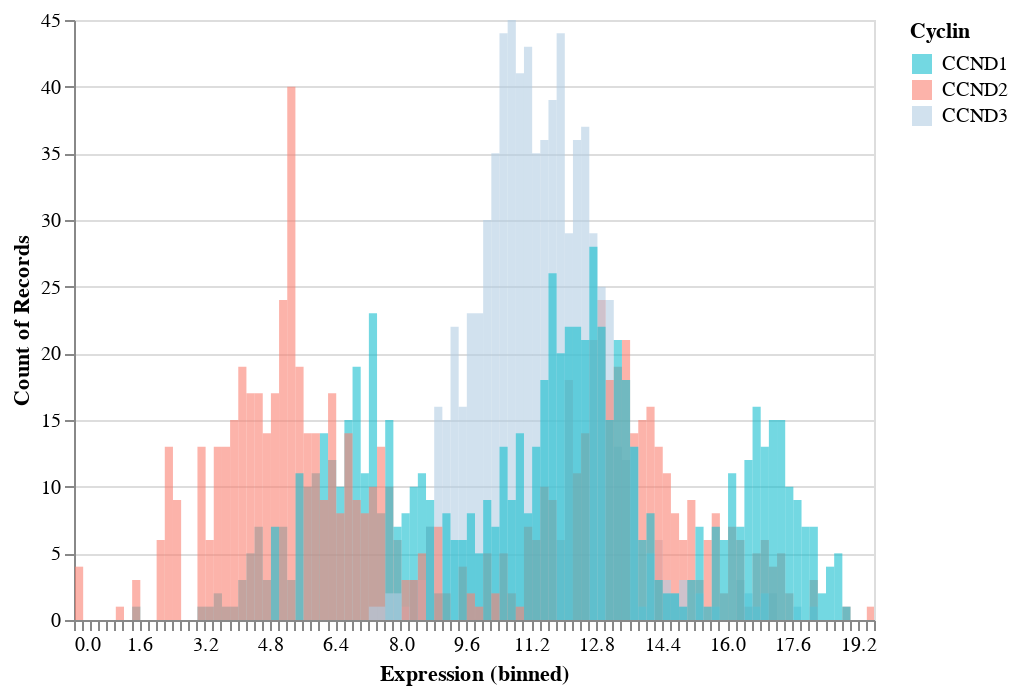

Source (notebook cell):
### Markdown cell above
El gŕafico está bonito pero voy a modificar colores y grosor de cada columna.

### Code cell
import pandas as pd
import altair as alt
import numpy as np

# Altair_Fig1B  Density  --> hacer interactiva al presentar el ćodigo. 

source = df
domain = ['CCND1', 'CCND2', 'CCND3']
range = ['#17becf', '#fb8072', '#b3cde3']

alt.Chart(source).transform_fold(
    ['CCND1', 'CCND2', 'CCND3'],
    as_=['Cyclin', 'Expression']
).mark_bar(
    opacity=0.6,
    binSpacing=0
).encode(
    alt.X('Expression:Q', bin=alt.Bin(maxbins=100)),
    alt.Y('count()', stack=None),
    alt.Color('Cyclin:N', scale=alt.Scale(domain=domain, range=range ))
). interactive()

### Figure 1 — Vega-Lite specification as saved in the notebook (floating-point values rounded to 4 significant figures; data arrays with more than 128 entries replaced by an {"elided": "..."} marker saying what was removed)
{"config": {"view": {"continuousWidth": 400, "continuousHeight": 300}}, "data": {"name": "data-3b85facd689720c79bb78b2b6cb50570"}, "mark": {"type": "bar", "binSpacing": 0, "opacity": 0.6}, "encoding": {"color": {"field": "Cyclin", "scale": {"domain": ["CCND1", "CCND2", "CCND3"], "range": ["#17becf", "#fb8072", "#b3cde3"]}, "type": "nominal"}, "x": {"bin": {"maxbins": 100}, "field": "Expression", "type": "quantitative"}, "y": {"aggregate": "count", "stack": null, "type": "quantitative"}}, "selection": {"selector003": {"type": "interval", "bind": "scales", "encodings": ["x", "y"]}}, "transform": [{"fold": ["CCND1", "CCND2", "CCND3"], "as": ["Cyclin", "Expression"]}], "$schema": "https://vega.github.io/schema/vega-lite/v4.17.0.json", "datasets": {"data-3b85facd689720c79bb78b2b6cb50570": {"elided": "780 records"}}}
